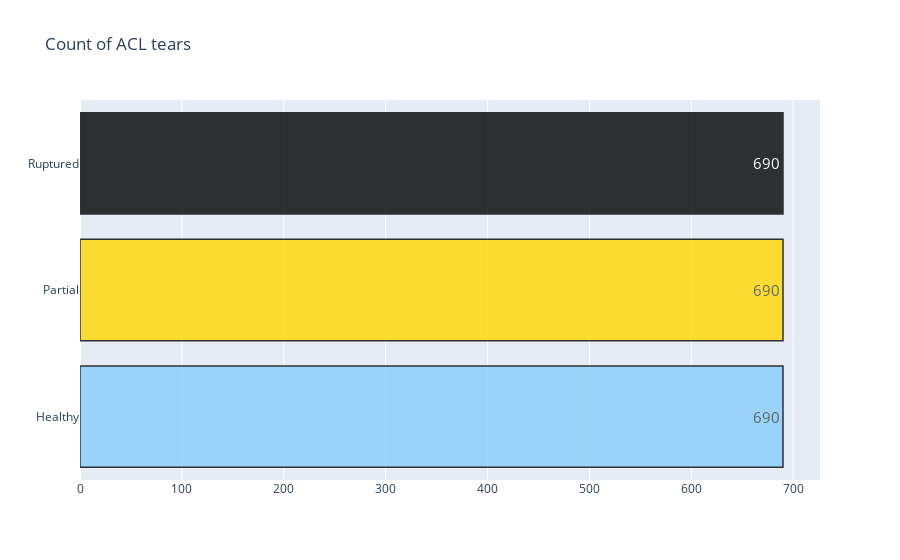
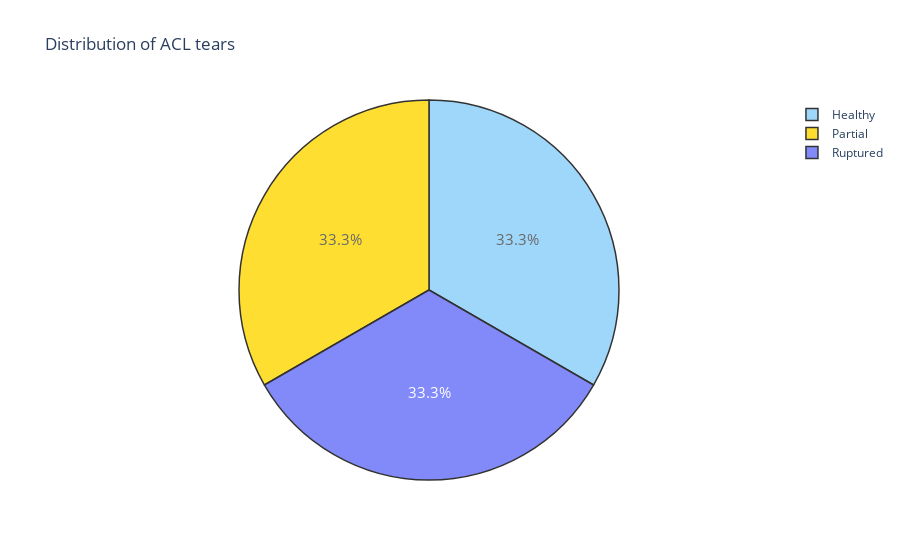

Notebook source saved alongside these figures, in order:
### Code cell
target_count()
target_percent()

### Figure 1 — Plotly figure (JSON) as saved in the notebook; plotly's stock layout.template omitted (floating-point values rounded to 4 significant figures)
{"data": [{"marker": {"color": ["lightskyblue", "gold"], "line": {"color": "#000000", "width": 1.5}}, "opacity": 0.8, "orientation": "h", "text": ["690", "690", "690"], "textfont": {"size": 15}, "textposition": "auto", "type": "bar", "x": [690, 690, 690], "y": ["Healthy", "Partial", "Ruptured"]}], "layout": {"title": {"text": "Count of ACL tears"}}}

### Figure 2 — Plotly figure (JSON) as saved in the notebook; plotly's stock layout.template omitted (floating-point values rounded to 4 significant figures)
{"data": [{"labels": ["Healthy", "Partial", "Ruptured"], "marker": {"colors": ["lightskyblue", "gold"], "line": {"color": "#000000", "width": 1.5}}, "opacity": 0.8, "textfont": {"size": 15}, "type": "pie", "values": [690, 690, 690]}], "layout": {"title": {"text": "Distribution of ACL tears"}}}
